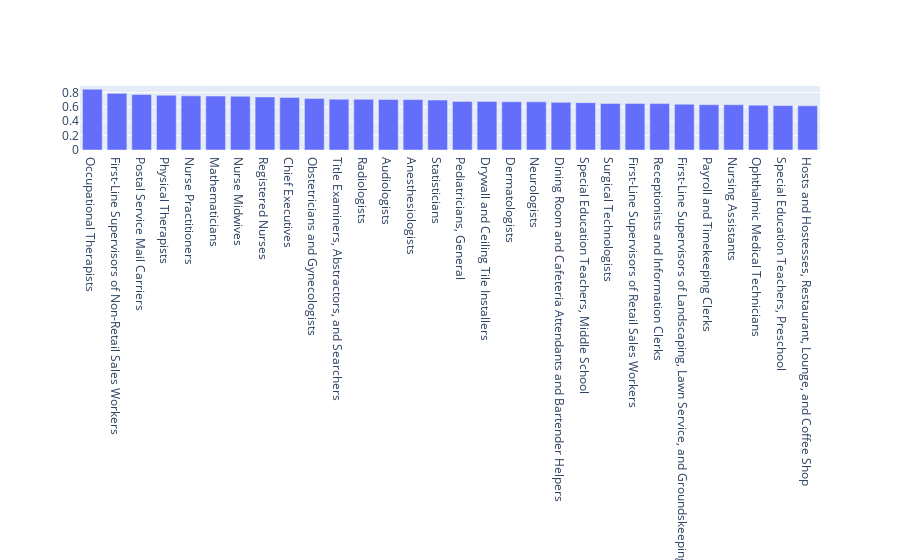

The code cell stored with this chart in its notebook:
### Code cell
x = list(occ_dictionary.keys())[:20]
y = list(occ_dictionary.values())[:20]

# Use textposition='auto' for direct text
fig = go.Figure(data=[go.Bar(
            x=df_score.index[:30], y=df_score['score'][:30],
            textposition='auto',
        )])
fig.update_layout(barmode='stack', xaxis={'categoryorder':'total descending'})

fig.show()

### Figure 1 — Plotly figure (JSON) as saved in the notebook; plotly's stock layout.template omitted (floating-point values rounded to 4 significant figures)
{"data": [{"textposition": "auto", "type": "bar", "x": ["Occupational Therapists", "First-Line Supervisors of Non-Retail Sales Workers", "Postal Service Mail Carriers", "Physical Therapists", "Nurse Practitioners", "Mathematicians", "Nurse Midwives", "Registered Nurses", "Chief Executives", "Obstetricians and Gynecologists", "Title Examiners, Abstractors, and Searchers", "Radiologists", "Audiologists", "Anesthesiologists", "Statisticians", "Pediatricians, General", "Drywall and Ceiling Tile Installers", "Dermatologists", "Neurologists", "Dining Room and Cafeteria Attendants and Bartender Helpers", "Special Education Teachers, Middle School", "Surgical Technologists", "First-Line Supervisors of Retail Sales Workers", "Receptionists and Information Clerks", "First-Line Supervisors of Landscaping, Lawn Service, and Groundskeeping Workers", "Payroll and Timekeeping Clerks", "Nursing Assistants", "Ophthalmic Medical Technicians", "Special Education Teachers, Preschool", "Hosts and Hostesses, Restaurant, Lounge, and Coffee Shop"], "y": [0.8464, 0.7885, 0.7729, 0.7613, 0.7542, 0.7515, 0.7477, 0.7383, 0.7312, 0.7161, 0.7067, 0.7051, 0.7025, 0.7015, 0.695, 0.6768, 0.6759, 0.672, 0.6701, 0.6638, 0.6584, 0.6479, 0.6476, 0.646, 0.637, 0.6307, 0.63, 0.6244, 0.6185, 0.6155]}], "layout": {"barmode": "stack", "xaxis": {"categoryorder": "total descending"}}}
